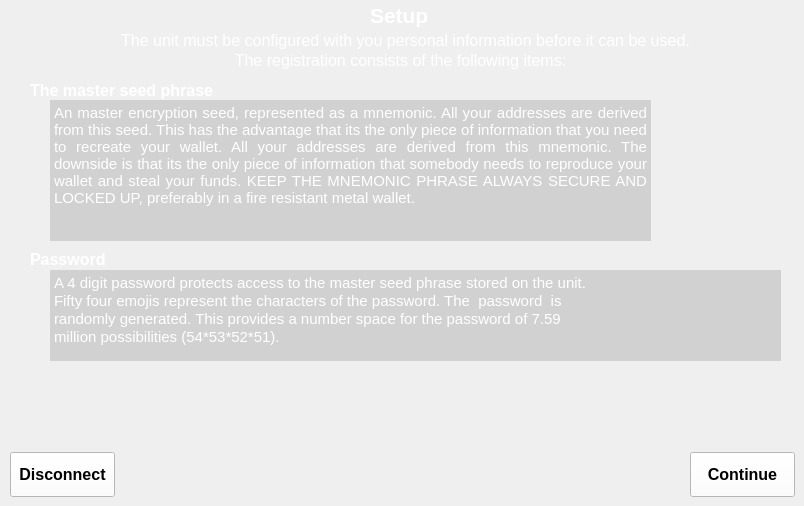
    <widget class="QWidget" name="pageSetup">
     <widget class="QLabel" name="label_8">
      <property name="geometry">
       <rect>
        <x>370</x>
        <y>0</y>
        <width>61</width>
        <height>31</height>
       </rect>
      </property>
      <property name="font">
       <font>
        <pointsize>16</pointsize>
        <weight>75</weight>
        <bold>true</bold>
       </font>
      </property>
      <property name="styleSheet">
       <string notr="true">color: rgb(255, 255, 255);</string>
      </property>
      <property name="text">
       <string>Setup</string>
      </property>
     </widget>
     <widget class="QLabel" name="label_9">
      <property name="geometry">
       <rect>
        <x>20</x>
        <y>30</y>
        <width>771</width>
        <height>20</height>
       </rect>
      </property>
      <property name="font">
       <font>
        <pointsize>12</pointsize>
       </font>
      </property>
      <property name="styleSheet">
       <string notr="true">color: rgb(255, 255, 255);</string>
      </property>
      <property name="text">
       <string>The unit must be configured with you personal information before it can be used.</string>
      </property>
      <property name="alignment">
       <set>Qt::AlignCenter</set>
      </property>
     </widget>
     <widget class="QLabel" name="label_16">
      <property name="geometry">
       <rect>
        <x>30</x>
        <y>80</y>
        <width>221</width>
        <height>21</height>
       </rect>
      </property>
      <property name="font">
       <font>
        <pointsize>12</pointsize>
        <weight>75</weight>
        <bold>true</bold>
       </font>
      </property>
      <property name="styleSheet">
       <string notr="true">color: rgb(255, 255, 255);</string>
      </property>
      <property name="text">
       <string>The master seed phrase</string>
      </property>
     </widget>
     <widget class="QLabel" name="label_17">
      <property name="geometry">
       <rect>
        <x>30</x>
        <y>250</y>
        <width>91</width>
        <height>18</height>
       </rect>
      </property>
      <property name="font">
       <font>
        <pointsize>12</pointsize>
        <weight>75</weight>
        <bold>true</bold>
       </font>
      </property>
      <property name="styleSheet">
       <string notr="true">color: rgb(255, 255, 255);</string>
      </property>
      <property name="text">
       <string>Password</string>
      </property>
     </widget>
     <widget class="QTextBrowser" name="textBrowser">
      <property name="geometry">
       <rect>
        <x>50</x>
        <y>270</y>
        <width>731</width>
        <height>91</height>
       </rect>
      </property>
      <property name="styleSheet">
       <string notr="true">color: rgb(255, 255, 255);
background-color: rgba(0, 0, 0, 32);</string>
      </property>
      <property name="frameShape">
       <enum>QFrame::NoFrame</enum>
      </property>
      <property name="lineWidth">
       <number>0</number>
      </property>
      <property name="verticalScrollBarPolicy">
       <enum>Qt::ScrollBarAlwaysOff</enum>
      </property>
      <property name="horizontalScrollBarPolicy">
       <enum>Qt::ScrollBarAlwaysOff</enum>
      </property>
      <property name="html">
       <string>&lt;!DOCTYPE HTML PUBLIC &quot;-//W3C//DTD HTML 4.0//EN&quot; &quot;http://www.w3.org/TR/REC-html40/strict.dtd&quot;&gt;
&lt;html&gt;&lt;head&gt;&lt;meta name=&quot;qrichtext&quot; content=&quot;1&quot; /&gt;&lt;style type=&quot;text/css&quot;&gt;
p, li { white-space: pre-wrap; }
&lt;/style&gt;&lt;/head&gt;&lt;body style=&quot; font-family:'Noto Sans'; font-size:10pt; font-weight:400; font-style:normal;&quot;&gt;
&lt;p align=&quot;justify&quot; style=&quot; margin-top:0px; margin-bottom:0px; margin-left:0px; margin-right:0px; -qt-block-indent:0; text-indent:0px;&quot;&gt;&lt;span style=&quot; font-size:11pt;&quot;&gt;A 4 digit password protects access to the master seed phrase stored on the unit. &lt;/span&gt;&lt;/p&gt;
&lt;p align=&quot;justify&quot; style=&quot; margin-top:0px; margin-bottom:0px; margin-left:0px; margin-right:0px; -qt-block-indent:0; text-indent:0px;&quot;&gt;&lt;span style=&quot; font-size:11pt;&quot;&gt;Fifty four emojis represent the characters of the password. The  password  is&lt;/span&gt;&lt;/p&gt;
&lt;p align=&quot;justify&quot; style=&quot; margin-top:0px; margin-bottom:0px; margin-left:0px; margin-right:0px; -qt-block-indent:0; text-indent:0px;&quot;&gt;&lt;span style=&quot; font-size:11pt;&quot;&gt;randomly generated. This provides a number space for the password of 7.59 &lt;/span&gt;&lt;/p&gt;
&lt;p align=&quot;justify&quot; style=&quot; margin-top:0px; margin-bottom:0px; margin-left:0px; margin-right:0px; -qt-block-indent:0; text-indent:0px;&quot;&gt;&lt;span style=&quot; font-size:11pt;&quot;&gt;million possibilities (54*53*52*51).&lt;/span&gt;&lt;/p&gt;
&lt;p align=&quot;justify&quot; style=&quot;-qt-paragraph-type:empty; margin-top:0px; margin-bottom:0px; margin-left:0px; margin-right:0px; -qt-block-indent:0; text-indent:0px; font-family:'Sans Serif'; font-size:11pt;&quot;&gt;&lt;br /&gt;&lt;/p&gt;&lt;/body&gt;&lt;/html&gt;</string>
      </property>
      <property name="textInteractionFlags">
       <set>Qt::NoTextInteraction</set>
      </property>
     </widget>
     <widget class="QTextBrowser" name="textBrowser_2">
      <property name="geometry">
       <rect>
        <x>50</x>
        <y>100</y>
        <width>601</width>
        <height>141</height>
       </rect>
      </property>
      <property name="styleSheet">
       <string notr="true">color: rgb(255, 255, 255);
background-color: rgba(0, 0, 0, 32);</string>
      </property>
      <property name="frameShape">
       <enum>QFrame::NoFrame</enum>
      </property>
      <property name="lineWidth">
       <number>0</number>
      </property>
      <property name="html">
       <string>&lt;!DOCTYPE HTML PUBLIC &quot;-//W3C//DTD HTML 4.0//EN&quot; &quot;http://www.w3.org/TR/REC-html40/strict.dtd&quot;&gt;
&lt;html&gt;&lt;head&gt;&lt;meta name=&quot;qrichtext&quot; content=&quot;1&quot; /&gt;&lt;style type=&quot;text/css&quot;&gt;
p, li { white-space: pre-wrap; }
&lt;/style&gt;&lt;/head&gt;&lt;body style=&quot; font-family:'Noto Sans'; font-size:10pt; font-weight:400; font-style:normal;&quot;&gt;
&lt;p align=&quot;justify&quot; style=&quot; margin-top:0px; margin-bottom:0px; margin-left:0px; margin-right:0px; -qt-block-indent:0; text-indent:0px;&quot;&gt;&lt;span style=&quot; font-size:11pt;&quot;&gt;An master encryption seed, represented as a mnemonic. All your addresses are derived from this seed. This has the advantage that its the only piece of information that you need to recreate your wallet. All your addresses are derived from this mnemonic. The downside is that its the only piece of information that somebody needs to reproduce your wallet and steal your funds. KEEP THE MNEMONIC PHRASE ALWAYS SECURE AND LOCKED UP, preferably in a fire resistant metal wallet.&lt;/span&gt;&lt;/p&gt;&lt;/body&gt;&lt;/html&gt;</string>
      </property>
      <property name="textInteractionFlags">
       <set>Qt::NoTextInteraction</set>
      </property>
     </widget>
     <widget class="QLabel" name="label_19">
      <property name="geometry">
       <rect>
        <x>10</x>
        <y>50</y>
        <width>781</width>
        <height>20</height>
       </rect>
      </property>
      <property name="font">
       <font>
        <pointsize>12</pointsize>
       </font>
      </property>
      <property name="styleSheet">
       <string notr="true">color: rgb(255, 255, 255);</string>
      </property>
      <property name="text">
       <string>The registration consists of the following items:</string>
      </property>
      <property name="alignment">
       <set>Qt::AlignCenter</set>
      </property>
     </widget>
     <widget class="QPushButton" name="btDisconnect_3">
      <property name="geometry">
       <rect>
        <x>10</x>
        <y>452</y>
        <width>105</width>
        <height>45</height>
       </rect>
      </property>
      <property name="minimumSize">
       <size>
        <width>105</width>
        <height>45</height>
       </size>
      </property>
      <property name="maximumSize">
       <size>
        <width>105</width>
        <height>45</height>
       </size>
      </property>
      <property name="font">
       <font>
        <pointsize>12</pointsize>
        <weight>75</weight>
        <bold>true</bold>
       </font>
      </property>
      <property name="styleSheet">
       <string notr="true">background-color: rgba(255, 255, 255, 255);</string>
      </property>
      <property name="text">
       <string>Disconnect</string>
      </property>
     </widget>
     <widget class="QPushButton" name="btSetup">
      <property name="geometry">
       <rect>
        <x>690</x>
        <y>452</y>
        <width>105</width>
        <height>45</height>
       </rect>
      </property>
      <property name="sizePolicy">
       <sizepolicy hsizetype="Minimum" vsizetype="Ignored">
        <horstretch>0</horstretch>
        <verstretch>0</verstretch>
       </sizepolicy>
      </property>
      <property name="minimumSize">
       <size>
        <width>105</width>
        <height>45</height>
       </size>
      </property>
      <property name="maximumSize">
       <size>
        <width>105</width>
        <height>45</height>
       </size>
      </property>
      <property name="font">
       <font>
        <pointsize>12</pointsize>
        <weight>75</weight>
        <bold>true</bold>
       </font>
      </property>
      <property name="styleSheet">
       <string notr="true">background-color: rgba(255, 255, 255, 255);</string>
      </property>
      <property name="text">
       <string>Continue</string>
      </property>
     </widget>
    </widget>
